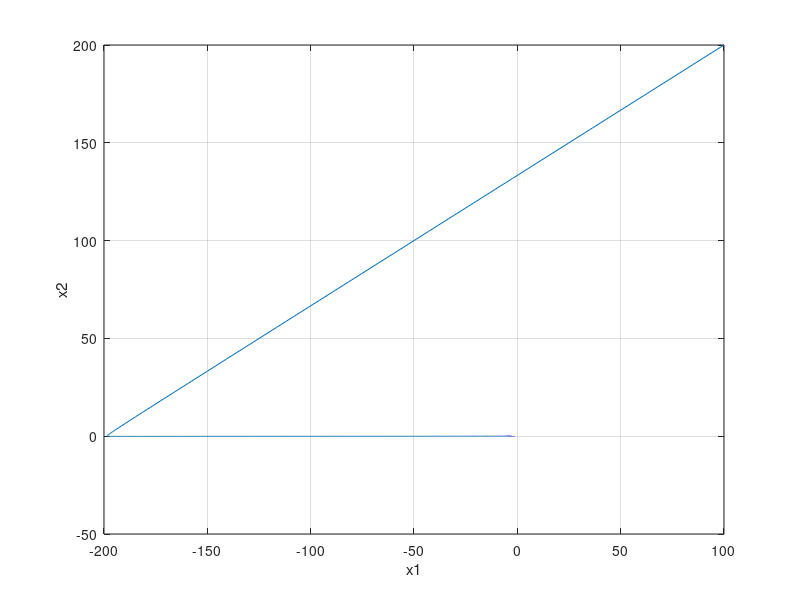

The MATLAB source for this figure:
function my_phase()
[~,X] = ode45(@EOM,[0 5000],[100 200]);
x1 = X(:,1);
x2 = X(:,2);
plot(x1,x2)
xlabel('x1')
ylabel('x2')
grid
end
function dX = EOM(t, y)
dX = zeros(2,1);
K   = 0.001;
x1  = y(1);
x2  = y(2);
dX = [-K*x1-3*x2;...
      K*x1-2*x2];
end
